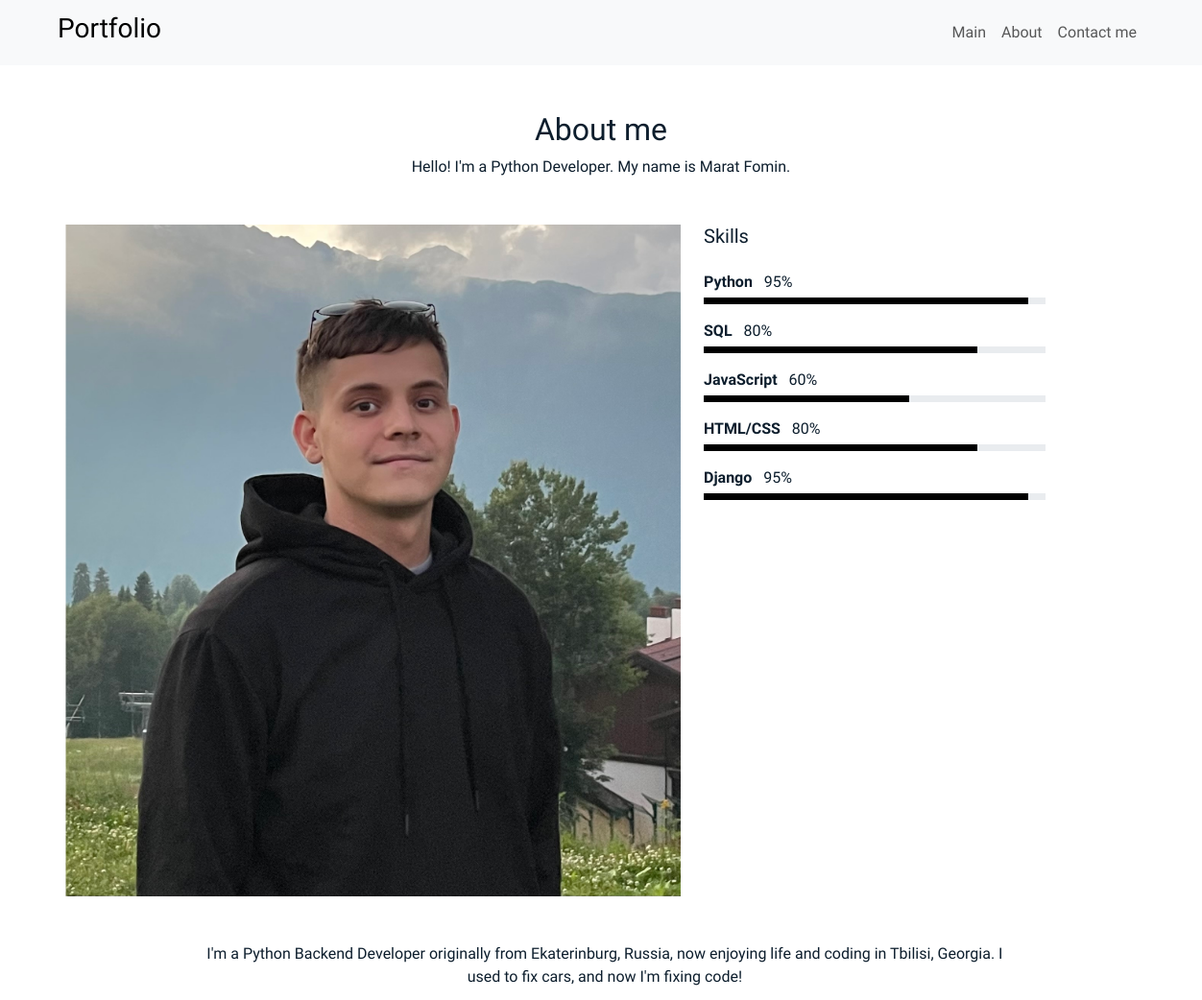
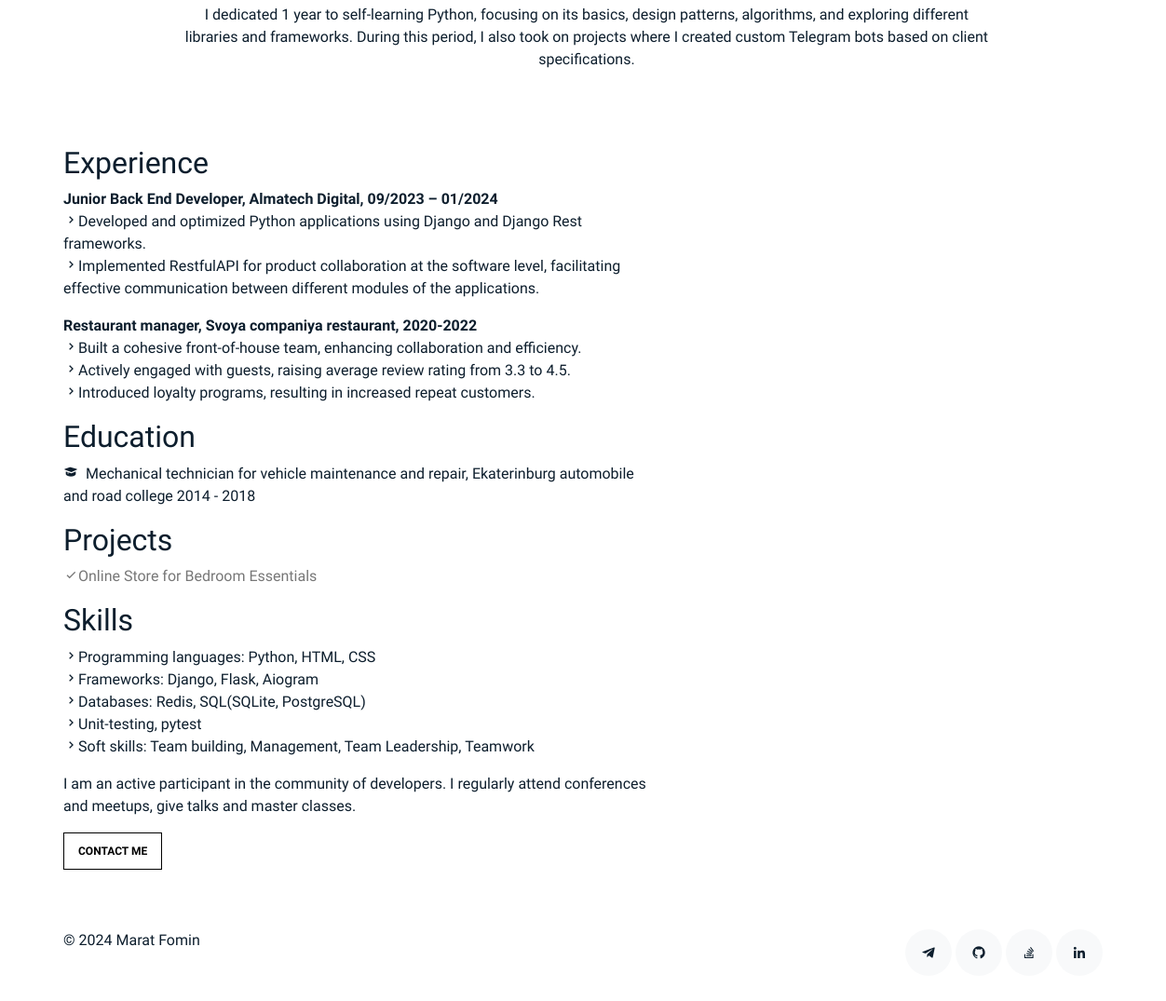
The page /about/ on the database its author committed (2 pictures, top to bottom).
### portfolio/models.py (models this page shows, shortened)
class Author(models.Model):
    first_name = models.CharField(max_length = 15)
    last_name = models.CharField(max_length=15)
    about = models.TextField()
    skills = models.ManyToManyField(Skill, related_name='author')
    image = models.ImageField(upload_to='author')
    class Meta:
        ordering = ['-id']

class Skill(models.Model):
    name = models.CharField(max_length=30)
    level = models.CharField(max_length=3)
    class Meta:
        ordering = ['id']

### portfolio/views.py (the view)
# urls.py: path('about/', views.AboutView.as_view(), name='about'),
class AboutView(TemplateView):
    template_name = 'about.html'
    def get_context_data(self, **kwargs: Any) -> dict[str, Any]:
        context = super().get_context_data(**kwargs)
        context.update(author=Author.objects.get())
        return context

### portfolio/templates/about.html (shortened to what this page needs)
{% extends 'base.html' %}
{% block content %}
<section class="section pb-5">
   <div class="container">
      <div class="row mb-5 align-items-end">
         <div data-aos="fade-up" align="center">
            <h2>About me</h2>
            <p class="mb-0">Hello! I'm a Python Developer. My name is  {{ author.first_name}} {{ author.last_name }}.</p>
         </div>
      </div>
      <div class="row">
         <div class="col-md-4 ml-auto order-2" data-aos="fade-up">
            <h3 class="h3 mb-4">Skills</h3>
            <ul class="list-unstyled">
               {% for skill in author.skills.all %}
               <li class="mb-3">
                  <div class="d-flex mb-1">
                     <strong>{{ skill.name }}</strong>&nbsp;&nbsp;&nbsp;
                     <span class="ml-auto">{{ skill.level }}%</span>
                  </div>
                  <div class="progress custom-progress">
                     <div class="progress-bar" role="progressbar" style="width: {{ skill.level }}%" aria-valuenow="{{ skill.level }}" aria-valuemin="0" aria-valuemax="100"></div>
                  </div>
               </li>
               {% endfor %}
            </ul>
         </div>
         <div class="col-md-7 mb-5 mb-md-0" data-aos="fade-up">
            <div class="author-image">
            <p><img src="{{ author.image.url }}" alt="Image" class="img-fluid d-block"></p>
            </div>
            <p>{{ author.about|safe }}</p>
            <p><a href="{% url 'contact' %}" class="readmore">Contact me</a></p>
         </div>
      </div>
   </div>
</section>
{% endblock %}

### portfolio/templates/base.html (shortened to what this page needs)
{% load static %}
<!DOCTYPE html>
<html lang="en">
<head>
    <link href="{% static 'assets/css/bootstrap.min.css' %}" rel="stylesheet">
    <link href='https://unpkg.com/boxicons@2.1.4/css/boxicons.min.css' rel='stylesheet'>
    <link href="{% static 'assets/css/swiper-bundle.min.css' %}" rel="stylesheet">
    <link href="{% static 'assets/css/style.css' %}" rel="stylesheet">
</head>
<body>
    <nav class="navbar navbar-expand-lg navbar-light bg-light">
        <div class="container-fluid">
           <a class="navbar-brand ms-5" href="{% url 'index' %}">
              <h3>Portfolio</h3>
           </a>
           <div class="collapse navbar-collapse" id="navbarNav">
              <ul class="navbar-nav ms-auto me-5">
                 <li class="nav-item">
                    <a class="nav-link" href="{% url 'index' %}">Main</a>
                 </li>
                 <li class="nav-item">
                    <a class="nav-link" href="{% url 'about' %}">About</a>
                 </li>
                 <li class="nav-item">
                    <a class="nav-link" href="{% url 'contact' %}">Contact me</a>
                 </li>
              </ul>
           </div>
        </div>
     </nav>
     <main id="main">
        {% block content %}{% endblock %}
     </main>
     <footer class="footer" role="contentinfo">
        <div class="container">
           <div class="row">
              <div class="col-sm-6">
                 <p class="mb-1">&copy; {% now "Y" %} Marat Fomin</p>
              </div>
              <div class="col-sm-6 social text-md-end">
                 <a href="https://t.me/Fomushken"><span class="bx bxl-telegram"></span></a>
                 <a href="https://github.com/Fomushken"><span class="bx bxl-github"></span></a>
                 <a href="https://stackoverflow.com/users/24669154/marat-fomin"><span class="bx bxl-stack-overflow"></span></a>
                 <a href="https://www.linkedin.com/in/marat-fomin/"><span class="bx bxl-linkedin"></span></a>
              </div>
           </div>
        </div>
     </footer>
  </body>
</html>

### static/assets/css/style.css (style rules this page uses)
body { font-family: 'Montserrat Alternates', sans-serif; font-weight: 400; color: #0d1e2d; }
a { color: #777; text-decoration: none; }
.section { padding-top: 3rem; padding-bottom: 1rem; }
.h3 { font-size: 20px; }
.readmore { display: inline-block; border: 1px solid #000; padding: 10px 15px; font-size: 12px; text-transform: uppercase; color: #000; transition: 0.2s all ease; font-weight: 700; }
.custom-progress { height: 7px; border-radius: 0; }
.custom-progress .progress-bar { background: #000; }
.footer { padding: 0 0 4rem 0; }
.footer a { color: #000; }
.social a { display: inline-block; width: 50px; height: 50px; border-radius: 50%; background: #f8f9fa; position: relative; text-align: center; color: #0d1e2d; }
.social a span { display: inline-block; left: 50%; position: absolute; top: 50%; transform: translate(-50%, -50%); }
div.author-image { position: relative; overflow: hidden; width: 100%; height: 700px; }
img.img-fluid { position: absolute; top: 50%; left: 50%; transform: translate(-50%,-50%); width: 100%; height: 100%; object-fit: cover; }
div.about { margin-top: 3em; margin-bottom: 5em; }
@media (min-width: 750px) { div.about { padding-left: 20%; padding-right: 40%; width: 100vw; margin-top: 3em; margin-bottom: 5em; } }

### rows shown on the page
Author: first_name "Marat", last_name "Fomin", image (picture), about "I'm a Python Backend Developer originally from Ekaterinburg, Russia, now enjoying life and coding in Tbilisi, Georgia. I used to fix cars, and now I'm fixing code! I dedicated 1 year to self-learning Python, focusing on its basics, design patterns, algorithms, and exploring different libraries and frameworks. During this period, I also took on projects where I created custom Telegram bots based on client specifications. Experience Junior Back End Developer, Almatech Digital, 09/2023 – 01/2024 Developed and optimized Python applications using Django and Django Rest frameworks. Implemented RestfulAPI for product collaboration at the software level, facilitating effective communication between…"
Skill: name "Python", level "95"
Skill: name "SQL", level "80"
Skill: name "JavaScript", level "60"
Skill: name "HTML/CSS", level "80"
Skill: name "Django", level "95"
